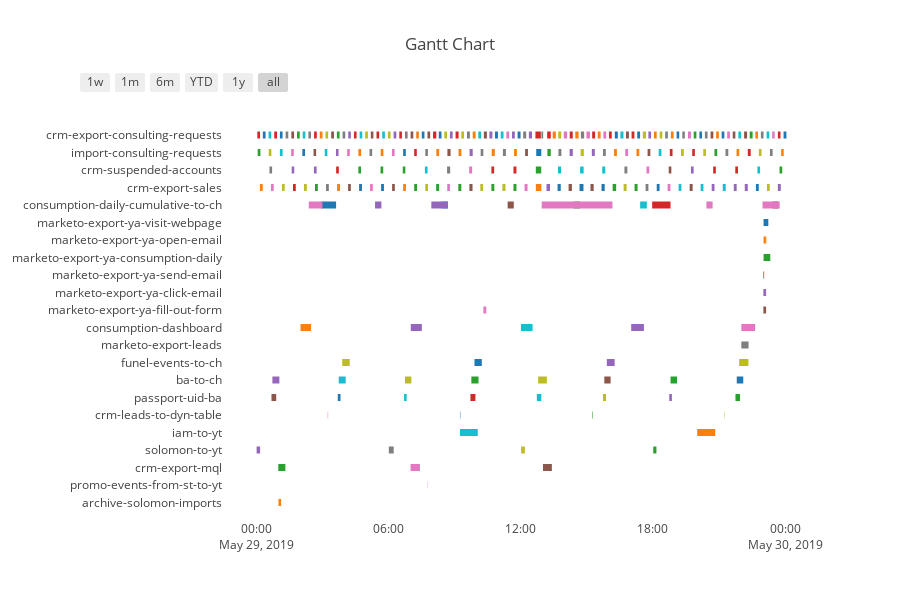

The notebook cell saved with this chart:
### Code cell
import plotly.offline as py
import plotly.figure_factory as ff

py.init_notebook_mode(connected=True)

fig = ff.create_gantt(df, group_tasks=True)
fig['layout']['yaxis'].update({'automargin': True})
py.iplot(fig, filename='gantt-simple-gantt-chart')
